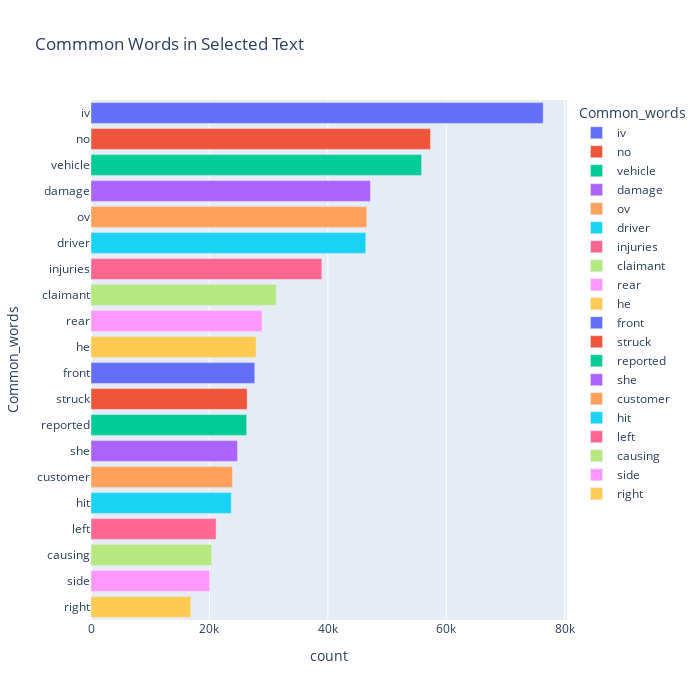

This figure's notebook cell:
### Code cell
top = Counter([item for sublist in data['short_word'] for item in sublist])
temp = pd.DataFrame(top.most_common(20))
temp.columns = ['Common_words','count']
fig = px.bar(temp, x="count", y="Common_words", title='Commmon Words in Selected Text', orientation='h', 
             width=700, height=700,color='Common_words')
fig.show()

### Figure 1 — Plotly figure (JSON) as saved in the notebook; plotly's stock layout.template omitted (floating-point values rounded to 4 significant figures)
{"data": [{"alignmentgroup": "True", "hovertemplate": "Common_words=%{y}<br>count=%{x}<extra></extra>", "legendgroup": "iv", "marker": {"color": "#636efa", "pattern": {"shape": ""}}, "name": "iv", "offsetgroup": "iv", "orientation": "h", "showlegend": true, "textposition": "auto", "type": "bar", "x": [76356], "xaxis": "x", "y": ["iv"], "yaxis": "y"}, {"alignmentgroup": "True", "hovertemplate": "Common_words=%{y}<br>count=%{x}<extra></extra>", "legendgroup": "no", "marker": {"color": "#EF553B", "pattern": {"shape": ""}}, "name": "no", "offsetgroup": "no", "orientation": "h", "showlegend": true, "textposition": "auto", "type": "bar", "x": [57336], "xaxis": "x", "y": ["no"], "yaxis": "y"}, {"alignmentgroup": "True", "hovertemplate": "Common_words=%{y}<br>count=%{x}<extra></extra>", "legendgroup": "vehicle", "marker": {"color": "#00cc96", "pattern": {"shape": ""}}, "name": "vehicle", "offsetgroup": "vehicle", "orientation": "h", "showlegend": true, "textposition": "auto", "type": "bar", "x": [55823], "xaxis": "x", "y": ["vehicle"], "yaxis": "y"}, {"alignmentgroup": "True", "hovertemplate": "Common_words=%{y}<br>count=%{x}<extra></extra>", "legendgroup": "damage", "marker": {"color": "#ab63fa", "pattern": {"shape": ""}}, "name": "damage", "offsetgroup": "damage", "orientation": "h", "showlegend": true, "textposition": "auto", "type": "bar", "x": [47182], "xaxis": "x", "y": ["damage"], "yaxis": "y"}, {"alignmentgroup": "True", "hovertemplate": "Common_words=%{y}<br>count=%{x}<extra></extra>", "legendgroup": "ov", "marker": {"color": "#FFA15A", "pattern": {"shape": ""}}, "name": "ov", "offsetgroup": "ov", "orientation": "h", "showlegend": true, "textposition": "auto", "type": "bar", "x": [46567], "xaxis": "x", "y": ["ov"], "yaxis": "y"}, {"alignmentgroup": "True", "hovertemplate": "Common_words=%{y}<br>count=%{x}<extra></extra>", "legendgroup": "driver", "marker": {"color": "#19d3f3", "pattern": {"shape": ""}}, "name": "driver", "offsetgroup": "driver", "orientation": "h", "showlegend": true, "textposition": "auto", "type": "bar", "x": [46394], "xaxis": "x", "y": ["driver"], "yaxis": "y"}, {"alignmentgroup": "True", "hovertemplate": "Common_words=%{y}<br>count=%{x}<extra></extra>", "legendgroup": "injuries", "marker": {"color": "#FF6692", "pattern": {"shape": ""}}, "name": "injuries", "offsetgroup": "injuries", "orientation": "h", "showlegend": true, "textposition": "auto", "type": "bar", "x": [38978], "xaxis": "x", "y": ["injuries"], "yaxis": "y"}, {"alignmentgroup": "True", "hovertemplate": "Common_words=%{y}<br>count=%{x}<extra></extra>", "legendgroup": "claimant", "marker": {"color": "#B6E880", "pattern": {"shape": ""}}, "name": "claimant", "offsetgroup": "claimant", "orientation": "h", "showlegend": true, "textposition": "auto", "type": "bar", "x": [31274], "xaxis": "x", "y": ["claimant"], "yaxis": "y"}, {"alignmentgroup": "True", "hovertemplate": "Common_words=%{y}<br>count=%{x}<extra></extra>", "legendgroup": "rear", "marker": {"color": "#FF97FF", "pattern": {"shape": ""}}, "name": "rear", "offsetgroup": "rear", "orientation": "h", "showlegend": true, "textposition": "auto", "type": "bar", "x": [28882], "xaxis": "x", "y": ["rear"], "yaxis": "y"}, {"alignmentgroup": "True", "hovertemplate": "Common_words=%{y}<br>count=%{x}<extra></extra>", "legendgroup": "he", "marker": {"color": "#FECB52", "pattern": {"shape": ""}}, "name": "he", "offsetgroup": "he", "orientation": "h", "showlegend": true, "textposition": "auto", "type": "bar", "x": [27884], "xaxis": "x", "y": ["he"], "yaxis": "y"}, {"alignmentgroup": "True", "hovertemplate": "Common_words=%{y}<br>count=%{x}<extra></extra>", "legendgroup": "front", "marker": {"color": "#636efa", "pattern": {"shape": ""}}, "name": "front", "offsetgroup": "front", "orientation": "h", "showlegend": true, "textposition": "auto", "type": "bar", "x": [27656], "xaxis": "x", "y": ["front"], "yaxis": "y"}, {"alignmentgroup": "True", "hovertemplate": "Common_words=%{y}<br>count=%{x}<extra></extra>", "legendgroup": "struck", "marker": {"color": "#EF553B", "pattern": {"shape": ""}}, "name": "struck", "offsetgroup": "struck", "orientation": "h", "showlegend": true, "textposition": "auto", "type": "bar", "x": [26369], "xaxis": "x", "y": ["struck"], "yaxis": "y"}, {"alignmentgroup": "True", "hovertemplate": "Common_words=%{y}<br>count=%{x}<extra></extra>", "legendgroup": "reported", "marker": {"color": "#00cc96", "pattern": {"shape": ""}}, "name": "reported", "offsetgroup": "reported", "orientation": "h", "showlegend": true, "textposition": "auto", "type": "bar", "x": [26286], "xaxis": "x", "y": ["reported"], "yaxis": "y"}, {"alignmentgroup": "True", "hovertemplate": "Common_words=%{y}<br>count=%{x}<extra></extra>", "legendgroup": "she", "marker": {"color": "#ab63fa", "pattern": {"shape": ""}}, "name": "she", "offsetgroup": "she", "orientation": "h", "showlegend": true, "textposition": "auto", "type": "bar", "x": [24743], "xaxis": "x", "y": ["she"], "yaxis": "y"}, {"alignmentgroup": "True", "hovertemplate": "Common_words=%{y}<br>count=%{x}<extra></extra>", "legendgroup": "customer", "marker": {"color": "#FFA15A", "pattern": {"shape": ""}}, "name": "customer", "offsetgroup": "customer", "orientation": "h", "showlegend": true, "textposition": "auto", "type": "bar", "x": [23884], "xaxis": "x", "y": ["customer"], "yaxis": "y"}, {"alignmentgroup": "True", "hovertemplate": "Common_words=%{y}<br>count=%{x}<extra></extra>", "legendgroup": "hit", "marker": {"color": "#19d3f3", "pattern": {"shape": ""}}, "name": "hit", "offsetgroup": "hit", "orientation": "h", "showlegend": true, "textposition": "auto", "type": "bar", "x": [23685], "xaxis": "x", "y": ["hit"], "yaxis": "y"}, {"alignmentgroup": "True", "hovertemplate": "Common_words=%{y}<br>count=%{x}<extra></extra>", "legendgroup": "left", "marker": {"color": "#FF6692", "pattern": {"shape": ""}}, "name": "left", "offsetgroup": "left", "orientation": "h", "showlegend": true, "textposition": "auto", "type": "bar", "x": [21118], "xaxis": "x", "y": ["left"], "yaxis": "y"}, {"alignmentgroup": "True", "hovertemplate": "Common_words=%{y}<br>count=%{x}<extra></extra>", "legendgroup": "causing", "marker": {"color": "#B6E880", "pattern": {"shape": ""}}, "name": "causing", "offsetgroup": "causing", "orientation": "h", "showlegend": true, "textposition": "auto", "type": "bar", "x": [20370], "xaxis": "x", "y": ["causing"], "yaxis": "y"}, {"alignmentgroup": "True", "hovertemplate": "Common_words=%{y}<br>count=%{x}<extra></extra>", "legendgroup": "side", "marker": {"color": "#FF97FF", "pattern": {"shape": ""}}, "name": "side", "offsetgroup": "side", "orientation": "h", "showlegend": true, "textposition": "auto", "type": "bar", "x": [20037], "xaxis": "x", "y": ["side"], "yaxis": "y"}, {"alignmentgroup": "True", "hovertemplate": "Common_words=%{y}<br>count=%{x}<extra></extra>", "legendgroup": "right", "marker": {"color": "#FECB52", "pattern": {"shape": ""}}, "name": "right", "offsetgroup": "right", "orientation": "h", "showlegend": true, "textposition": "auto", "type": "bar", "x": [16849], "xaxis": "x", "y": ["right"], "yaxis": "y"}], "layout": {"barmode": "relative", "height": 700, "legend": {"title": {"text": "Common_words"}, "tracegroupgap": 0}, "title": {"text": "Commmon Words in Selected Text"}, "width": 700, "xaxis": {"anchor": "y", "domain": [0, 1], "title": {"text": "count"}}, "yaxis": {"anchor": "x", "categoryarray": ["right", "side", "causing", "left", "hit", "customer", "she", "reported", "struck", "front", "he", "rear", "claimant", "injuries", "driver", "ov", "damage", "vehicle", "no", "iv"], "categoryorder": "array", "domain": [0, 1], "title": {"text": "Common_words"}}}}
